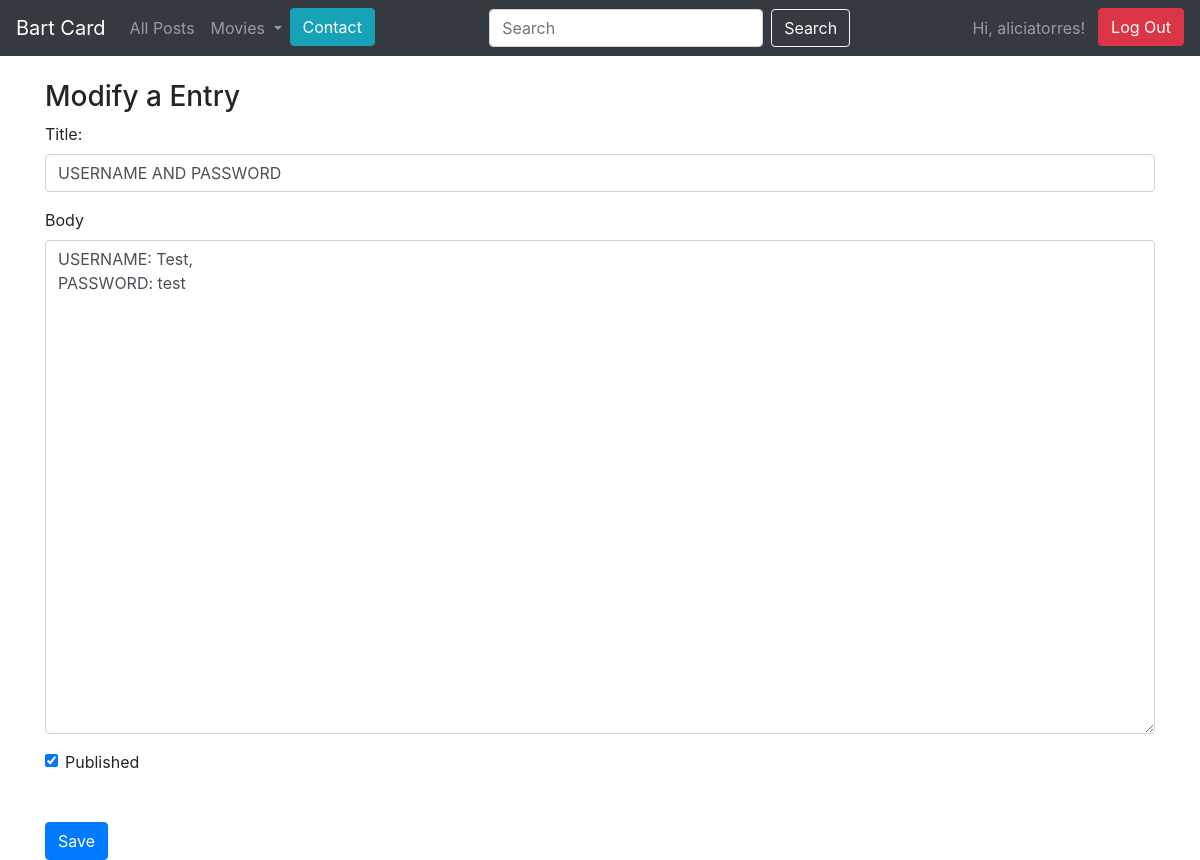
Page /edit_post/28 (signed in) on the committed database.
### blog/models.py (models this page shows)
class Account(db.Model):
    id = db.Column(db.Integer, primary_key=True)  # Identyfikator konta
    username = db.Column(db.String(100), unique=True, nullable=False)  # Nazwa użytkownika
    password = db.Column(db.String(100), nullable=False)  # Hasło użytkownika
    comments = db.relationship('Comment', backref='account', lazy=True)  # Relacja jeden do wielu z komentarzami

class Entry(db.Model):
    id = db.Column(db.Integer, primary_key=True)  # Identyfikator wpisu
    title = db.Column(db.String(80), nullable=False)  # Tytuł wpisu
    body = db.Column(db.Text, nullable=False)  # Treść wpisu
    pub_date = db.Column(db.DateTime, nullable=False,
                         default=datetime.datetime.utcnow)  # Data publikacji
    is_published = db.Column(db.Boolean, default=False)  # Czy wpis jest opublikowany
    comments = db.relationship('Comment', backref='entry', lazy=True)  # Relacja z komentarzami

### blog/routes.py (the view)
@app.route('/edit_post/<int:entry_id>', methods=["GET", "POST"])
@login_required
def edit_entry(entry_id):
    return manage_entry(entry_id, action='Modify a Entry')

### blog/forms.py
class EntryForm(FlaskForm):
    title = StringField('Title', validators=[DataRequired()])  # Pole do wprowadzania tytułu, wymagane
    body = TextAreaField('Content', validators=[DataRequired()])  # Pole do wprowadzania treści, wymagane
    is_published = BooleanField('Is Published?')  # Pole wyboru, czy wpis jest opublikowany

### blog/routes.py (called while the page is built)
def show_username():
    user_id = session.get('user_id')
    current_user = Account.query.get(user_id)
    return current_user

def get_list_types():
    return LIST_TYPES

@app.context_processor
def inject_list_types():
    return dict(list_types=get_list_types())

@app.context_processor
def utility_processor():
    def tmdb_image_url(path, size):
        return tmdb_client.get_poster_url(path, size)
    return {'tmdb_image_url': tmdb_image_url}

def login_required(view_func):
    @functools.wraps(view_func)
    def check_permissions(*args,**kwargs):
        if session.get('logged_in'):
            return view_func(*args, **kwargs)
        return redirect(url_for('login_page', next=request.path))
    return check_permissions

def manage_entry(entry_id, action):
    current_user = show_username()
    entry = None
    if entry_id:
        entry = Entry.query.get_or_404(entry_id)
    form = EntryForm(obj=entry)
    errors = None
    if form.validate_on_submit():
        if not entry:
            entry = Entry()
        form.populate_obj(entry)
        db.session.add(entry)
        db.session.commit()
        flash("Successfully Entry Added" if not entry_id else "Successfully Entry Modified", category="success")
        return redirect(url_for('index'))
    else:
        errors = form.errors
    return render_template('entry_form.html',current_user=current_user, form=form, errors=errors, action=action)

### blog/templates/entry_form.html (shortened to what this page needs)
{% extends 'base.html' %}
{% block content %}
<h3>
    {{action}}
</h3>
<form action="" method="post">
    <div class="form-group">
        <label for="title">Title:</label>
        {{form.title(class_='form-control')}}
    </div>
    <div class="form-group">
        <label for="body">Body</label>
        {{form.body(class_='form-control', cols='100', rows='20')}}
    </div>
    <div class="form-check">
        {{form.is_published(class_='form-check-input')}}
        <label for="is_published" class="form-check-label">Published</label>
    </div>
    <button type="submit" class="btn btn-primary mt-5">Save</button>
</form>
{% endblock content %}

### blog/templates/base.html (shortened to what this page needs)
<!doctype html>
<html lang="en">
<head>
 <link rel="stylesheet" href="https://stackpath.bootstrapcdn.com/bootstrap/4.5.0/css/bootstrap.min.css"
>
</head>
<body>
  <body>
    <nav class="navbar navbar-expand-md navbar-dark bg-dark fixed-top">
      <a class="navbar-brand" href="{{ url_for('index') }}">Bart Card</a>
      <div class="collapse navbar-collapse" id="navbarsExampleDefault">
          <ul class="navbar-nav mr-auto">
              <li class="nav-item">
                  <a class="nav-link" href="{{ url_for('post_all') }}">All Posts</a>
              </li>
              <li class="nav-item dropdown">
                <a class="nav-link dropdown-toggle" href="#" id="navbarDropdown" role="button" data-toggle="dropdown" aria-haspopup="true" aria-expanded="false">
                  Movies
                </a>
              </li>
              <li class="nav-item">
                <a class="btn btn-info " href="{{url_for('contact')}}" role="button">Contact</a>
              </li>
          </ul>
            <form class="form-inline" action="/search_results" method="GET">
              <input class="form-control mr-sm-2" type="text" value="{% if query %}{{ query }}{% endif %}" placeholder="Search" aria-label="Search" name="search_bar">
              <button button class="btn btn-outline-light" type="submit">Search</button>
          </form>
          <ul class="navbar-nav ml-auto">
            {% if session.logged_in %}
                {% if current_user %}
                    <li class="nav-item ml-auto" style="margin-right: 5px;">
                        <span class="nav-link ml-auto">
                            Hi, {{ current_user.username }}!
                        </span>
                    </li>
                {% endif %}
                <li class="nav-item ml-auto">
                    <form class="form-inline my-2 my-lg-0" action="{{ url_for('logout') }}" method="POST">
                        <button class="btn btn-danger my-2 my-sm-0" type="submit">Log Out</button>
                    </form>
                </li>
            {% else %}
                <li class="nav-item ml-auto">
                    <a class="btn btn-success my-2 my-lg-0" href="{{ url_for('login_page') }}">Login</a>
                </li>
            {% endif %}
        </ul>
      </div>
    </nav>
 <main role="main" class="container">
   {% block content %}
   {% endblock %}
 </main>
</html>

### blog/templates/entry_form.html (style rules this page uses)
h3 { margin-top: 80px; }

### rows in the picture
Account: username "aliciatorres"
Entry: title "USERNAME AND PASSWORD", body "USERNAME: Test, PASSWORD: test", is_published "☑"

### other values in the picture
{{ action }} "Modify a Entry"
